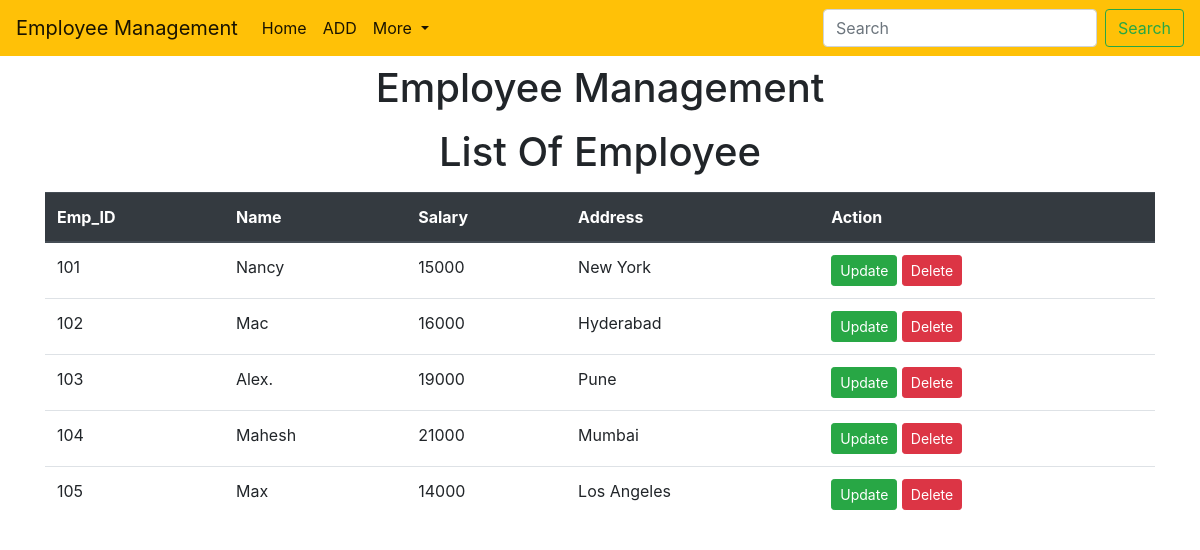
The page / on the database its author committed.
### testapp/models.py (models this page shows)
class Employee(models.Model):
    no=models.IntegerField()
    name=models.CharField(max_length=55)
    sal=models.IntegerField()
    addr=models.CharField(max_length=55)

### testapp/views.py (the view)
# urls.py: path('',views.list),
def list(requset):
    emp=Employee.objects.all()
    return render(requset,'testapp/home.html',{'emp':emp})

### templates/testapp/home.html (shortened to what this page needs)
<!DOCTYPE html>
<html lang="en">
<head>
</head>
<body>
{%extends 'testapp/base.html'%}
{%block body_block%}
<h1 class="text-center my-2">Employee Management</h1>
<h1 class="text-center my-3">List Of Employee</h1>
<div class="container">
    <div class="row">
        <div class="col md-8">
            <table class="table">
                  <thead class="thead-dark">
                    <tr>
                      <th scope="col">Emp_ID</th>
                      <th scope="col">Name</th>
                      <th scope="col">Salary</th>
                      <th scope="col">Address</th>
                        <th>Action</th>
                    </tr>
                  </thead>
                  <tbody>
                    {%for i in emp%}
                  <tr>
                      <td>{{i.no}}</td>
                       <td>{{i.name}}</td>
                       <td>{{i.sal}}</td>
                       <td>{{i.addr}}</td>
                      <td> <a href="update/{{i.id}}/" class="btn btn-success btn-sm">Update</a>
                      <a href="delete/{{i.id}}/" class="btn btn-danger btn-sm">Delete</a> </td>
                  </tr>
                  {%endfor%}
                  </tbody>
            </table>
        </div>
    </div>
</div>
{%endblock%}

### templates/testapp/base.html (shortened to what this page needs)
<!DOCTYPE html>
<html lang="en">
<head>
    <link rel="stylesheet" href="https://cdn.jsdelivr.net/npm/bootstrap@4.6.2/dist/css/bootstrap.min.css"
>
</head>
<body>
<nav class="navbar navbar-expand-lg navbar-light bg-warning">
  <a class="navbar-brand" href="#">Employee Management</a>
  <div class="collapse navbar-collapse" id="navbarSupportedContent">
    <ul class="navbar-nav mr-auto">
      <li class="nav-item active">
        <a class="nav-link" href="/">Home <span class="sr-only">(current)</span></a>
      </li>
      <li class="nav-item active">
        <a class="nav-link" href="insert/">ADD</a>
      </li>
      <li class="nav-item dropdown active">
        <a class="nav-link dropdown-toggle" href="#" role="button" data-toggle="dropdown" aria-expanded="false">
          More
        </a>
      </li>
    </ul>
    <form class="form-inline my-2 my-lg-0">
      <input class="form-control mr-sm-2" type="search" placeholder="Search" aria-label="Search">
      <button class="btn btn-outline-success my-2 my-sm-0" type="submit">Search</button>
    </form>
  </div>
</nav>
{%block body_block%}
{%endblock%}
</body>
</html>

### rows shown on the page
Employee: no "101", name "Nancy", sal "15000", addr "New York"
Employee: no "102", name "Mac", sal "16000", addr "Hyderabad"
Employee: no "103", name "Alex.", sal "19000", addr "Pune"
Employee: no "104", name "Mahesh", sal "21000", addr "Mumbai"
Employee: no "105", name "Max", sal "14000", addr "Los Angeles"
